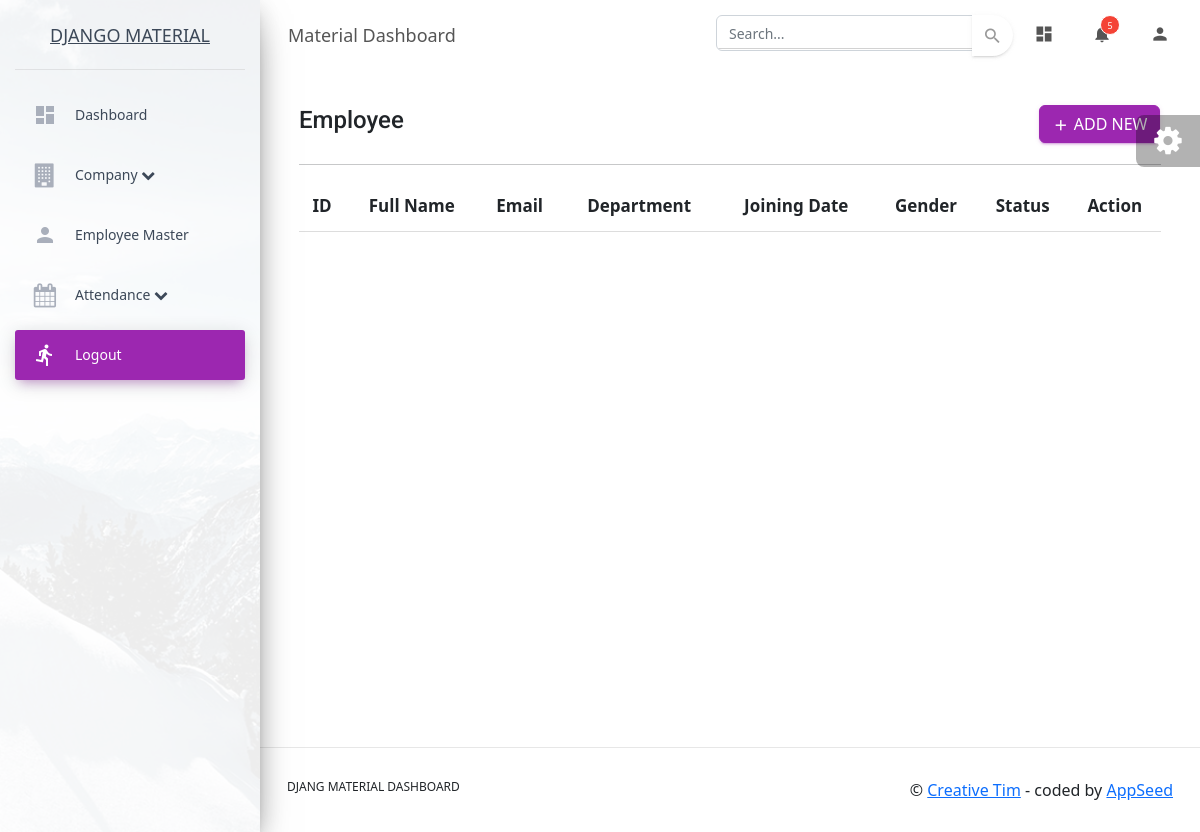
Page /employee on the earlier database version.
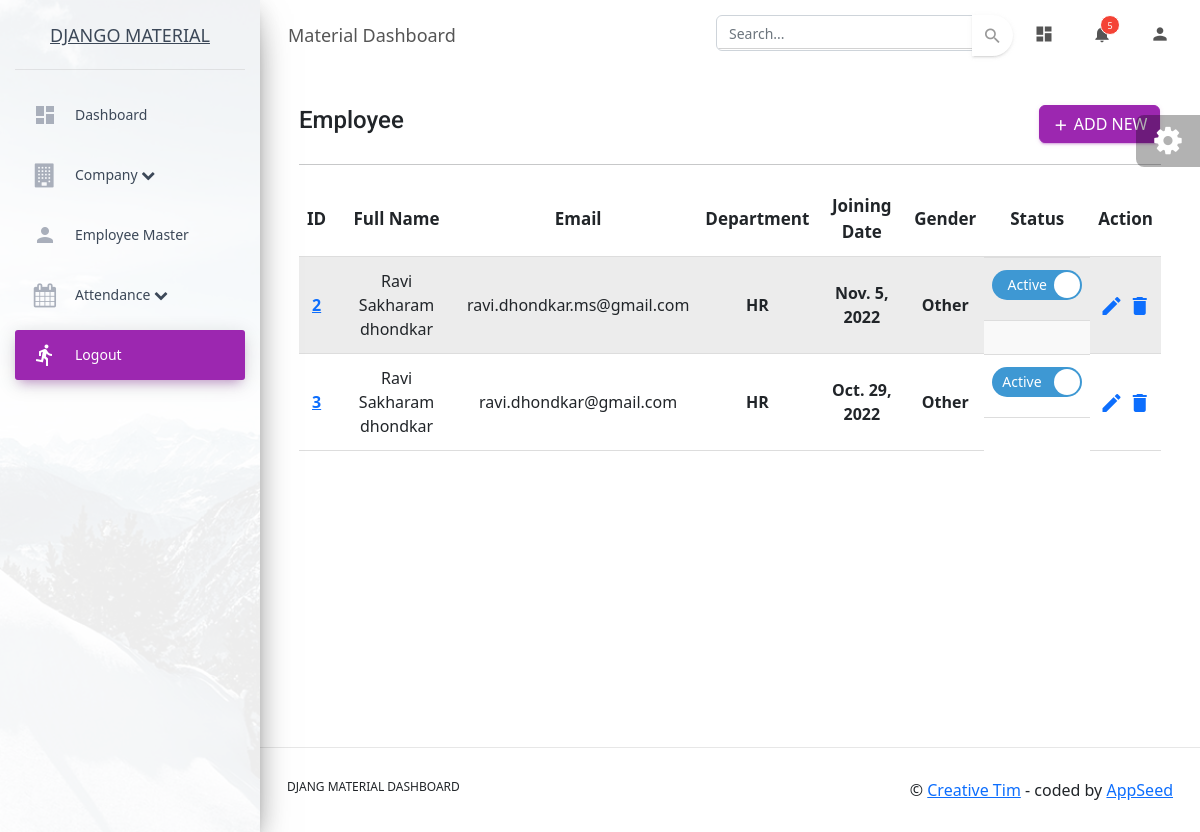
Same page on the later database version.
### Employee_App/models.py (models this page shows, shortened)
class Emp_Master(models.Model):
    Emp_Id=models.AutoField(primary_key=True)
    Email_ID=models.TextField(unique = True)
    First_Name=models.TextField()
    Middle_Name=models.TextField(blank=True)
    Last_Name=models.TextField()
    Contact_Number=models.IntegerField(blank=True)
    Joining_Date=models.DateField(blank=True)
    Dept_Id = models.ForeignKey(Dept_Master, on_delete=models.CASCADE)
    Desg_Id = models.ForeignKey(Designation_Master, on_delete=models.CASCADE)
    Role_Id=models.ForeignKey(Role_Master, on_delete=models.CASCADE)
    Project_Id=models.ForeignKey(Project_Master, on_delete=models.CASCADE)
    Emp_Sex=models.TextField(blank=True)
    Birth_Date=models.DateField(blank=True)
    Emp_Status=models.BooleanField(default=True)
    Created_By=models.IntegerField(null=True,blank=True)
    Created_Date=models.DateTimeField(default=timezone.now)
    Modified_By=models.IntegerField(null=True,blank=True)
    Modified_Date=models.DateTimeField(auto_now=True)

class Dept_Master(models.Model):
    Dept_Id=models.AutoField(primary_key=True)
    Dept_Name=models.TextField(unique = True)
    Dept_description = models.TextField()
    Dept_Status=models.BooleanField(default=True)
    Created_By=models.IntegerField(null=True,blank=True)
    Created_Date=models.DateTimeField(default=timezone.now)
    Modified_By=models.IntegerField(null=True,blank=True)
    Modified_Date=models.DateTimeField(auto_now=True)
    def __str__(self):
        return self.Dept_Name

### Employee_App/views.py (the view)
# urls.py: path('employee', views.employee, name="employee"),
def employee(request):
    emp_list = Emp_Master.objects.all()
    context = {
        'page_title':'Employee',
        'employees':emp_list,
    }
    return render(request, 'Employee/Employees.html',context)

### templates/Employee/Employees.html (shortened to what this page needs)
{% extends "layouts/base.html" %}
{% block content %}
<div class="container-fluid">
    <div class="row  align-items-center">
        <div class="col mx-auto ">
            <h4 class="">Employee</h4>
		</div>
        <div class="col mx-auto d-flex justify-content-end">
            <a class="btn btn-primary" href="{% url 'employee/manage' %}" id="create_new"><i class="material-icons mdc-button__icon">add</i><span> Add New</span></a>
        </div>
    </div>
<hr>
    <div class="row">
            <div class="table-responsive">
                <table class="table table-hover table-sm table-striped ">
                    <thead class="fw-bold text-center">
                      <tr>
                        <th class="fw-bold" scope="col">ID</th>
                        <th class="fw-bold" scope="col">Full Name</th>
                        <th class="fw-bold" scope="col">Email</th>
                        <th class="fw-bold" scope="col">Department</th>
                        <th class="fw-bold" scope="col">Joining Date</th>
                        <th class="fw-bold" scope="col">Gender</th>
                        <th class="fw-bold" scope="col">Status</th>
                        <th class="text-center py-1 fw-bold">Action</th>
                      </tr>
                    </thead>
                    <tbody>
                      <tr class="text-center">
                        {% for employee in employees %}
                        <th class="text-center" scope="row"><a href='employee/manage?details={{employee.Emp_Id }}'>
                          {{ employee.Emp_Id }}</a></th>
                        <td class="text-center">{{ employee.First_Name }}  {{ employee.Middle_Name }} {{ employee.Last_Name }}</td>
                        <td class="text-center">{{ employee.Email_ID }}</td>
                        <th class="text-center" scope="row">{{ employee.Dept_Id }}</th>
                        <th class="text-center" scope="row">{{ employee.Joining_Date }}</th>
                        <th class="text-center" scope="row">{{ employee.Emp_Sex }}</th>
                        <td class="d-flex justify-content-center" >
                          <div class="switchToggle">
                            <label for="switch">Toggle</label>
                          </div>
                      </td>
                        <td class="text-center">
                            <a href="employee/manage?id={{employee.Emp_Id }}"  ><i class="material-icons">edit</i></a>
                            <a href="employee/delete?id={{employee.Emp_Id }}"
                            onclick="return confirm('Are you sure you want to delete?')"><i class="material-icons">delete</i></a>
                        </td>
                      </tr>
                      {% endfor %}
                    </tbody>
                  </table>
            </div>
    </div>
</div>
{% endblock content %}

Differences in the rows shown:
added Emp_Master: Emp_Id "2", First_Name "Ravi", Middle_Name "Sakharam", Last_Name "dhondkar", Email_ID "ravi.dhondkar.ms@gmail.com", Dept_Id "HR", Joining_Date "Nov. 5, 2022", Emp_Sex "Other"
added Emp_Master: Emp_Id "3", First_Name "Ravi", Middle_Name "Sakharam", Last_Name "dhondkar", Email_ID "ravi.dhondkar@gmail.com", Dept_Id "HR", Joining_Date "Oct. 29, 2022", Emp_Sex "Other"
